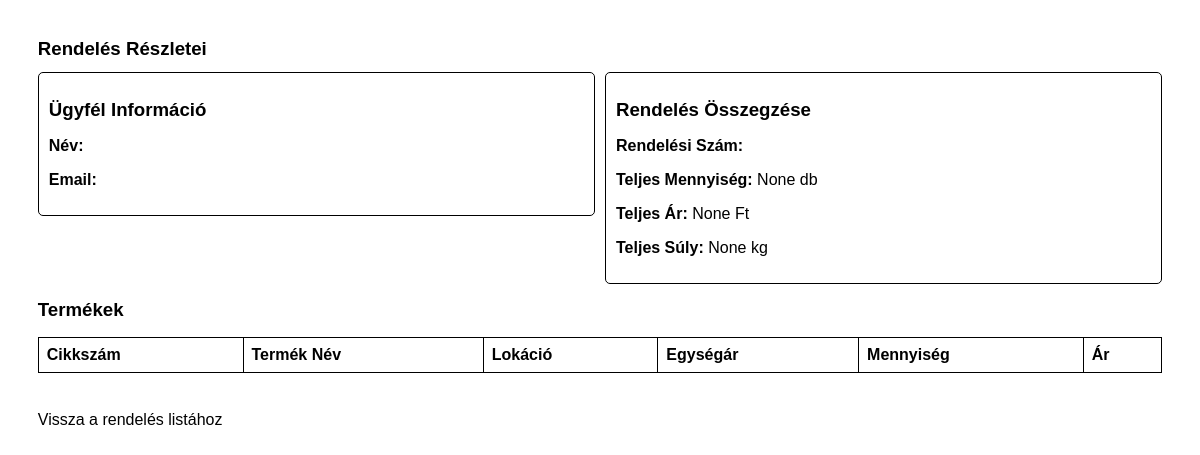
Before: /order_details/2 with the older database file.
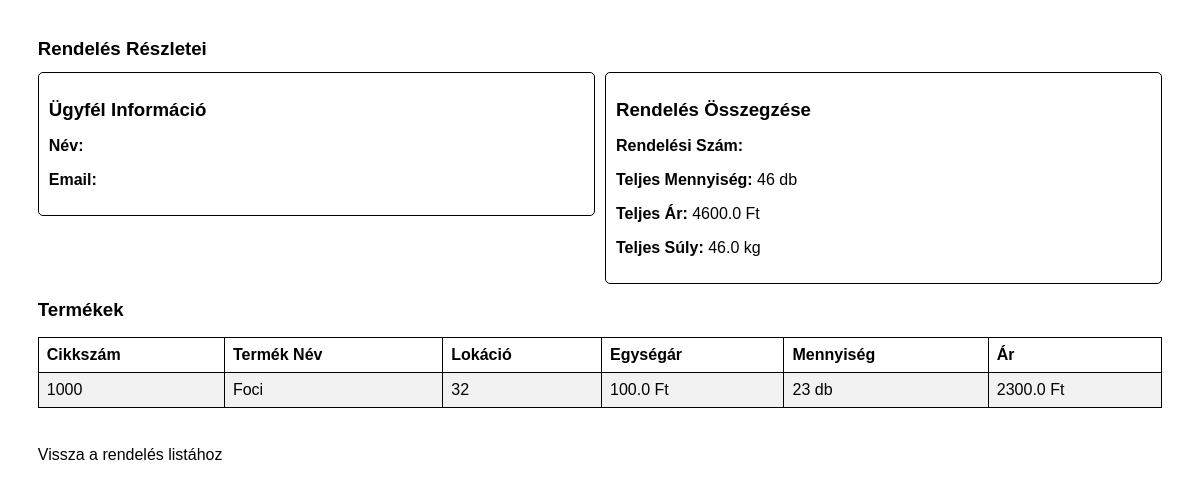
After: the same page with the newer database file.
### tables this page shows
CREATE TABLE stock (
                    id INTEGER PRIMARY KEY,
                    cikkszam TEXT,
                    lokacio TEXT,
                    mennyiseg INTEGER,
                    order_id INTEGER,
                    FOREIGN KEY(cikkszam) REFERENCES products(cikkszam),
                    FOREIGN KEY(order_id) REFERENCES orders(id));

CREATE TABLE products (
                    id INTEGER PRIMARY KEY,
                    cikkszam TEXT UNIQUE,
                    egyseg_vonalkod INTEGER ,
                    gyujto_vonalkod INTEGER ,
                    nev TEXT,
                    ar REAL,
                    suly REAL,
                    kategoria TEXT);

### app.py (the view)
@app.route('/order_details/<int:order_id>', methods=['GET'])
def order_details(order_id):
    conn = get_db_connection()
    order_info = conn.execute('''
        SELECT SUM(stock.mennyiseg) AS total_quant,
                              SUM(products.ar * stock.mennyiseg) AS total_price,
                              SUM(products.suly * stock.mennyiseg) AS total_weight
        FROM stock LEFT JOIN products ON stock.cikkszam = products.cikkszam
                              LEFT JOIN orders ON stock.cikkszam = orders.cikkszam
                              LEFT JOIN customers ON customers.id = orders.customer_id
        WHERE order_id = ?



    ''', (order_id,)).fetchone()
    product_details = conn.execute('''
        SELECT
            products.nev AS product_name,
            products.cikkszam,
            products.ar AS price,
            products.suly AS weight,
            stock.mennyiseg AS quantity,
            stock.lokacio AS lokacio
        FROM stock
        JOIN products ON stock.cikkszam = products.cikkszam
        WHERE stock.order_id = ?
        ORDER BY lokacio
    ''', (order_id,)).fetchall()
    conn.close()
    if not order_info:
        flash('Hiba: A rendelési szám nem létezik!', 'error')
        return redirect(url_for('orders'))
    return render_template(
        'order_details.html',
        order_info=order_info,
        product_details=product_details
    )

### app.py (called while the page is built)
def get_db_connection():
    conn = sqlite3.connect('database.db')
    conn.row_factory = sqlite3.Row
    return conn

### templates/order_details.html (shortened to what this page needs)
<!DOCTYPE html>
<html lang="hu">
<head>
    <link rel="stylesheet" href="{{ url_for('static', filename='css/print.css') }}">
</head>
<body>
    <h1>Rendelés Részletei</h1>
    <div class="summary-container">
        <div class="customer-info">
            <h2>Ügyfél Információ</h2>
            <p><strong>Név:</strong> {{ order_info['customer_name'] }}</p>
            <p><strong>Email:</strong> {{ order_info['customer_email'] }}</p>
        </div>
        <div class="order-summary">
            <h2>Rendelés Összegzése</h2>
            <p><strong>Rendelési Szám:</strong> {{ order_info['order_id'] }}</p>
            <p><strong>Teljes Mennyiség:</strong> {{ order_info['total_quant'] }} db</p>
            <p><strong>Teljes Ár:</strong> {{ order_info['total_price'] }} Ft</p>
            <p><strong>Teljes Súly:</strong> {{ order_info['total_weight'] }} kg</p>
        </div>
    </div>
    <div>
        <h2>Termékek</h2>
        <table border="1">
            <thead>
                <tr>
                    <th>Cikkszám</th>
                    <th>Termék Név</th>
                    <th>Lokáció</th>
                    <th>Egységár</th>
                    <th>Mennyiség</th>
                    <th>Ár</th>
                </tr>
            </thead>
            <tbody>
                {% for product in product_details %}
                <tr>
                    <td>{{ product['cikkszam'] }}</td>
                    <td>{{ product['product_name'] }}</td>
                    <td>{{ product['lokacio'] }}</td>
                    <td>{{ product['price'] }} Ft</td>
                    <td>{{ product['quantity'] }} db</td>
                    <td>{{ product['price'] * product['quantity']}} Ft</td>
                </tr>
                {% endfor %}
            </tbody>
        </table>
    </div>
    <a href="{{ url_for('orders') }}">Vissza a rendelés listához</a>
</body>
</html>

Changed rows visible on the page:
added stock: cikkszam "1000", product_name "Foci", lokacio "32", price "100.0", quantity "23", product['price']*product['quantity'] "2300.0"
Other visible differences:
{{ order_info['total_quant'] }}: "None" → "46"
{{ order_info['total_price'] }}: "None" → "4600.0"
{{ order_info['total_weight'] }}: "None" → "46.0"
